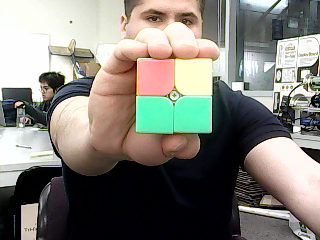
#> input picture scenes/photo1.png, 320 x 240 px
$ python 4_depth_map_tune.py
#> lines starting #> are read from the running program, lines starting #| are printed output that depends on the picture
import cv2
import os
from matplotlib import pyplot as plt
from matplotlib.widgets import Slider, Button
import numpy as np
import json
from stereovision.calibration import StereoCalibrator
from stereovision.calibration import StereoCalibration

# Global variables preset
imageToDispL = './scenes/photo1.png'
imageToDispR = './scenes/photo2.png'
photo_width = 640
photo_height = 240
image_height = 240
image_width = 320
image_size = (image_width,image_height)

if os.path.isfile(imageToDispL) == False:
    print ('Can not read image from file \"'+imageToDispL+'\"')
    exit(0)


if os.path.isfile(imageToDispR) == False:
    print ('Can not read image from file \"'+imageToDispR+'\"')
    exit(0)

pair_img_L = cv2.imread(imageToDispL,0)
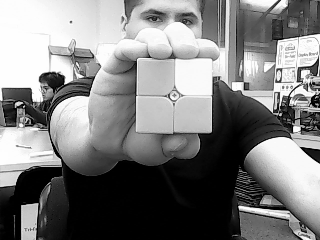
#> pair_img_L: shape (240, 320); min 0, max 254, mean 125.7
pair_img_R = cv2.imread(imageToDispR,0)
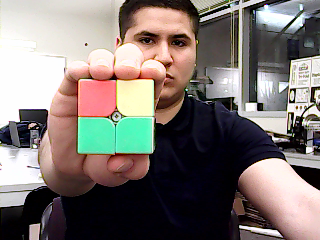
#> input picture scenes/photo2.png, 320 x 240 px
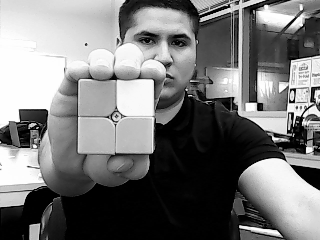
#> pair_img_R: shape (240, 320); min 0, max 254, mean 118.6
# Read stereo pair
print('Read images...')
imgLeft = pair_img_L
imgRight = pair_img_R

# Implementing calibration data
print('Read calibration data and rectifying stereo pair...')
#> (the run stopped early here; a loop or call above may not have finished)
